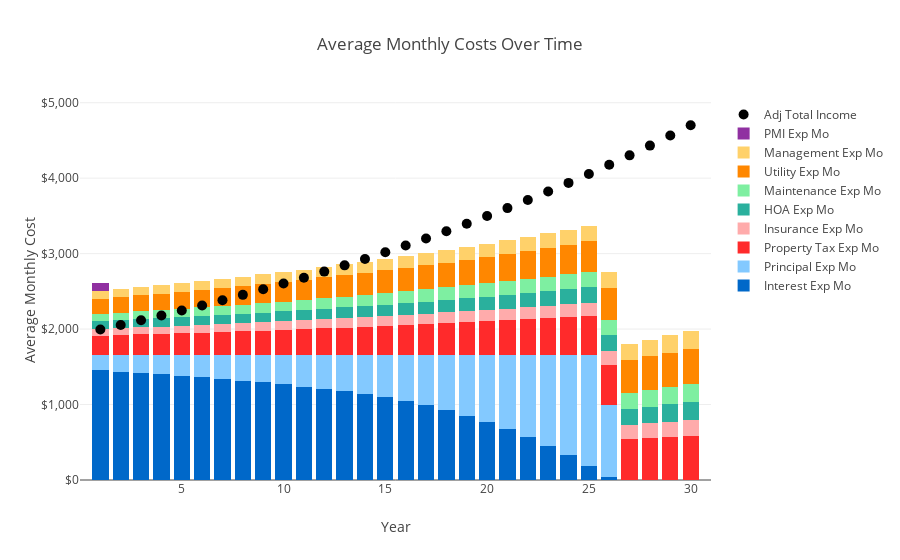

Write notebook code for a chart like this one.
### Code cell
stacked_chart(yearly_df)

### Figure 1 — Plotly figure (JSON) as saved in the notebook; plotly's stock layout.template omitted (floating-point values rounded to 4 significant figures)
{"data": [{"hoverinfo": "y", "hovertemplate": "$%{y:,.0f}", "marker": {"color": "#0068C9"}, "name": "Interest Exp Mo", "type": "bar", "x": [1, 2, 3, 4, 5, 6, 7, 8, 9, 10, 11, 12, 13, 14, 15, 16, 17, 18, 19, 20, 21, 22, 23, 24, 25, 26, 27, 28, 29, 30], "y": [1452.0, 1436.0, 1420.0, 1402.0, 1383.0, 1363.0, 1342.0, 1318.0, 1293.0, 1267.0, 1238.0, 1207.0, 1174.0, 1138.0, 1095.0, 1046.0, 989.8, 925.3, 852.0, 769.2, 676.0, 571.7, 455.3, 325.7, 181.9, 33.76, 0, 0, 0, 0]}, {"hoverinfo": "y", "hovertemplate": "$%{y:,.0f}", "marker": {"color": "#83C9FF"}, "name": "Principal Exp Mo", "type": "bar", "x": [1, 2, 3, 4, 5, 6, 7, 8, 9, 10, 11, 12, 13, 14, 15, 16, 17, 18, 19, 20, 21, 22, 23, 24, 25, 26, 27, 28, 29, 30], "y": [211.6, 226.9, 243.3, 260.9, 279.8, 300.0, 321.7, 345.0, 369.9, 396.6, 425.3, 456.0, 489.0, 525.6, 567.9, 617.0, 673.5, 738.0, 811.3, 894.1, 987.2, 1092.0, 1208.0, 1338.0, 1481.0, 965.9, 0, 0, 0, 0]}, {"hoverinfo": "y", "hovertemplate": "$%{y:,.0f}", "marker": {"color": "#FF2A2B"}, "name": "Property Tax Exp Mo", "type": "bar", "x": [1, 2, 3, 4, 5, 6, 7, 8, 9, 10, 11, 12, 13, 14, 15, 16, 17, 18, 19, 20, 21, 22, 23, 24, 25, 26, 27, 28, 29, 30], "y": [250, 257.5, 265.2, 273.2, 281.4, 289.8, 298.5, 307.5, 316.7, 326.2, 336.0, 346.1, 356.4, 367.1, 378.1, 389.5, 401.2, 413.2, 425.6, 438.4, 451.5, 465.1, 479.0, 493.4, 508.2, 523.4, 539.1, 555.3, 572.0, 589.1]}, {"hoverinfo": "y", "hovertemplate": "$%{y:,.0f}", "marker": {"color": "#FFABAB"}, "name": "Insurance Exp Mo", "type": "bar", "x": [1, 2, 3, 4, 5, 6, 7, 8, 9, 10, 11, 12, 13, 14, 15, 16, 17, 18, 19, 20, 21, 22, 23, 24, 25, 26, 27, 28, 29, 30], "y": [87.5, 90.13, 92.83, 95.61, 98.48, 101.4, 104.5, 107.6, 110.8, 114.2, 117.6, 121.1, 124.8, 128.5, 132.4, 136.3, 140.4, 144.6, 149.0, 153.4, 158.0, 162.8, 167.7, 172.7, 177.9, 183.2, 188.7, 194.4, 200.2, 206.2]}, {"hoverinfo": "y", "hovertemplate": "$%{y:,.0f}", "marker": {"color": "#2AB09D"}, "name": "HOA Exp Mo", "type": "bar", "x": [1, 2, 3, 4, 5, 6, 7, 8, 9, 10, 11, 12, 13, 14, 15, 16, 17, 18, 19, 20, 21, 22, 23, 24, 25, 26, 27, 28, 29, 30], "y": [100, 103, 106.1, 109.3, 112.6, 115.9, 119.4, 123.0, 126.7, 130.5, 134.4, 138.4, 142.6, 146.9, 151.3, 155.8, 160.5, 165.3, 170.2, 175.4, 180.6, 186.0, 191.6, 197.4, 203.3, 209.4, 215.7, 222.1, 228.8, 235.7]}, {"hoverinfo": "y", "hovertemplate": "$%{y:,.0f}", "marker": {"color": "#7EEFA1"}, "name": "Maintenance Exp Mo", "type": "bar", "x": [1, 2, 3, 4, 5, 6, 7, 8, 9, 10, 11, 12, 13, 14, 15, 16, 17, 18, 19, 20, 21, 22, 23, 24, 25, 26, 27, 28, 29, 30], "y": [100, 103, 106.1, 109.3, 112.6, 115.9, 119.4, 123.0, 126.7, 130.5, 134.4, 138.4, 142.6, 146.9, 151.3, 155.8, 160.5, 165.3, 170.2, 175.4, 180.6, 186.0, 191.6, 197.4, 203.3, 209.4, 215.7, 222.1, 228.8, 235.7]}, {"hoverinfo": "y", "hovertemplate": "$%{y:,.0f}", "marker": {"color": "#FF8700"}, "name": "Utility Exp Mo", "type": "bar", "x": [1, 2, 3, 4, 5, 6, 7, 8, 9, 10, 11, 12, 13, 14, 15, 16, 17, 18, 19, 20, 21, 22, 23, 24, 25, 26, 27, 28, 29, 30], "y": [200, 206, 212.2, 218.5, 225.1, 231.9, 238.8, 246.0, 253.4, 261.0, 268.8, 276.8, 285.2, 293.7, 302.5, 311.6, 320.9, 330.6, 340.5, 350.7, 361.2, 372.1, 383.2, 394.7, 406.6, 418.8, 431.3, 444.3, 457.6, 471.3]}, {"hoverinfo": "y", "hovertemplate": "$%{y:,.0f}", "marker": {"color": "#FFD16A"}, "name": "Management Exp Mo", "type": "bar", "x": [1, 2, 3, 4, 5, 6, 7, 8, 9, 10, 11, 12, 13, 14, 15, 16, 17, 18, 19, 20, 21, 22, 23, 24, 25, 26, 27, 28, 29, 30], "y": [100, 103, 106.1, 109.3, 112.6, 115.9, 119.4, 123.0, 126.7, 130.5, 134.4, 138.4, 142.6, 146.9, 151.3, 155.8, 160.5, 165.3, 170.2, 175.4, 180.6, 186.0, 191.6, 197.4, 203.3, 209.4, 215.7, 222.1, 228.8, 235.7]}, {"hoverinfo": "y", "hovertemplate": "$%{y:,.0f}", "marker": {"color": "#9030A1"}, "name": "PMI Exp Mo", "type": "bar", "x": [1, 2, 3, 4, 5, 6, 7, 8, 9, 10, 11, 12, 13, 14, 15, 16, 17, 18, 19, 20, 21, 22, 23, 24, 25, 26, 27, 28, 29, 30], "y": [104.2, 8.592, 0, 0, 0, 0, 0, 0, 0, 0, 0, 0, 0, 0, 0, 0, 0, 0, 0, 0, 0, 0, 0, 0, 0, 0, 0, 0, 0, 0]}, {"hoverinfo": "y", "hovertemplate": "$%{y:,.0f}", "marker": {"color": "black", "size": 10}, "mode": "markers", "name": "Adj Total Income", "type": "scatter", "x": [1, 2, 3, 4, 5, 6, 7, 8, 9, 10, 11, 12, 13, 14, 15, 16, 17, 18, 19, 20, 21, 22, 23, 24, 25, 26, 27, 28, 29, 30], "y": [1995, 2055.0, 2116.0, 2180.0, 2245.0, 2313.0, 2382.0, 2454.0, 2527.0, 2603.0, 2681.0, 2762.0, 2844.0, 2930.0, 3018.0, 3108.0, 3201.0, 3297.0, 3396.0, 3498.0, 3603.0, 3711.0, 3823.0, 3937.0, 4055.0, 4177.0, 4302.0, 4431.0, 4564.0, 4701.0]}], "layout": {"autosize": true, "barmode": "stack", "title": {"text": "Average Monthly Costs Over Time"}, "xaxis": {"range": [0, 31], "tickmode": "array", "tickvals": [5, 10, 15, 20, 25, 30], "title": {"text": "Year"}, "type": "linear"}, "yaxis": {"autorange": true, "range": [0, 5012.0], "tickformat": "$,.0f", "title": {"text": "Average Monthly Cost"}, "type": "linear"}}}
